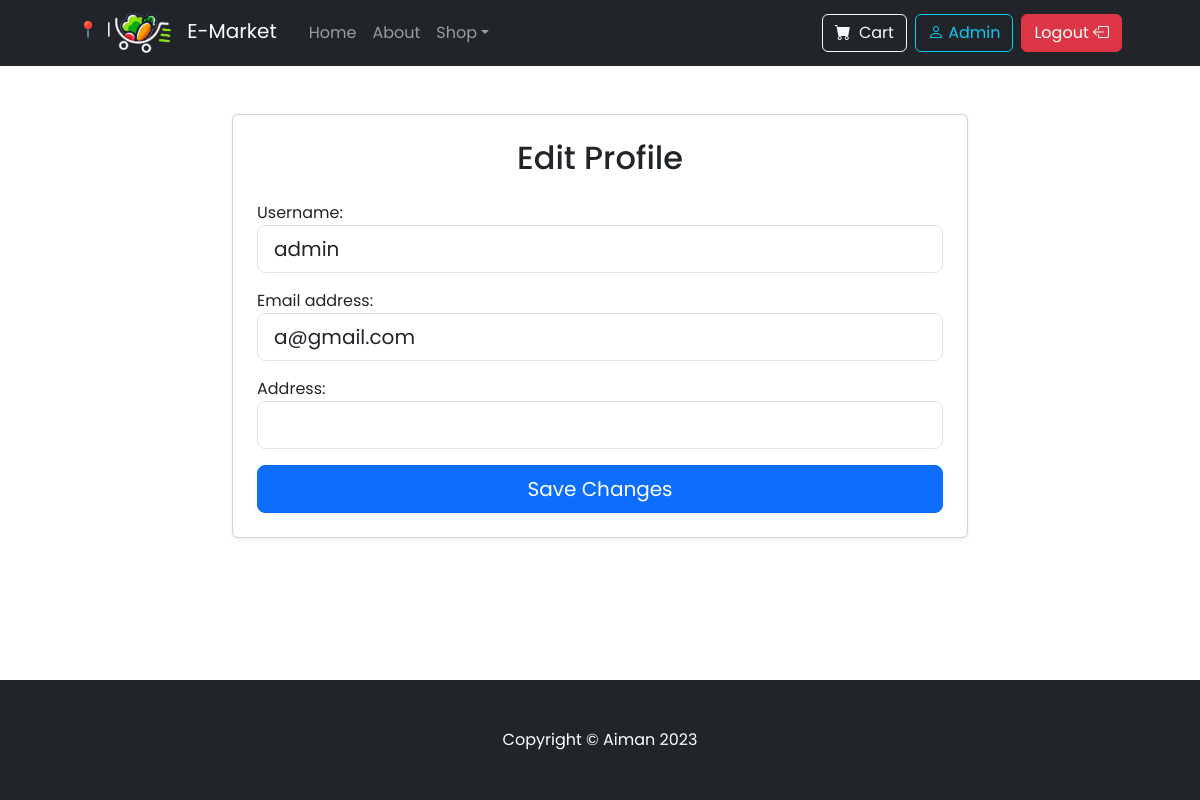
The app's page /profile/edit_profile/ (signed in) with its own data.
### authentication/models.py (models this page shows)
class CustomUser(AbstractUser):
    ROLE_CHOICES = (
        ('buyer', 'Buyer'),
        ('seller', 'Seller'),
        ('delivery service', 'Delivery service'),
    )
    role = models.CharField(max_length=20, choices=ROLE_CHOICES, default='buyer')
    location = models.ForeignKey(Location, on_delete=models.SET_NULL, null=True, blank=True)
    covered_locations = models.ManyToManyField(Location, related_name='sellers', blank=True)
    address = models.CharField(max_length=255, null=True, blank=True)

### user_profile/views.py (the view)
# urls.py: path('edit_profile/', views.edit_profile, name='edit_profile'),
@login_required(login_url="login")
def edit_profile(request):
    if request.method == 'POST':
        form = EditProfileForm(request.POST, instance=request.user)
        if form.is_valid():
            form.save()
            messages.success(request, 'Your profile has been updated successfully.')
            return redirect('user_profile:user_profile')
    else:
        form = EditProfileForm(instance=request.user)
    return render(request, 'user_profile/edit_profile.html', {'form': form})

### user_profile/forms.py
class EditProfileForm(forms.ModelForm):
    class Meta:
        model = CustomUser
        fields = ['username', 'email', 'location', 'covered_locations', 'role', 'address']
    def __init__(self, *args, **kwargs):
        super(EditProfileForm, self).__init__(*args, **kwargs)
        self.fields['username'].widget.attrs.update({'class': 'form-control form-control-lg'})
        self.fields['email'].widget.attrs.update({'class': 'form-control form-control-lg'})
        self.fields['location'].widget.attrs.update({'class': 'form-control form-control-lg'})
        self.fields['covered_locations'].widget.attrs.update({'class': 'form-control form-control-lg'})
        self.fields['covered_locations'].widget.attrs['multiple'] = 'multiple'
        self.fields['role'].widget.attrs.update({'class': 'form-control form-control-lg'})
        self.fields['address'].widget.attrs.update({'class': 'form-control form-control-lg'})
        self.fields['location'].label = "Select a Location (for Optimized Results)"

### user_profile/templates/user_profile/edit_profile.html (shortened to what this page needs)
{% extends "items/base.html" %}
{% block content %}
  <div class="container mt-5">
    <div class="row justify-content-center">
      <div class="col-md-8">
        <div class="card shadow-sm border-1">
          <div class="card-body p-4">
            <h2 class="text-center mb-4">Edit Profile</h2>
            <form method="post" enctype="multipart/form-data">
              <div class="mb-3">
                {{ form.username.label_tag }}
                {{ form.username }}
              </div>
              <div class="mb-3">
                {{ form.email.label_tag }}
                {{ form.email }}
              </div>
              <div class="mb-3">
                {{ form.address.label_tag }}
                {{ form.address }}
              </div>
              <div class="d-grid">
                <button type="submit" class="btn btn-primary btn-lg">Save Changes</button>
              </div>
            </form>
          </div>
        </div>
      </div>
    </div>
  </div>
{% endblock %}

### items/templates/items/base.html (shortened to what this page needs)
{% load static %}
<!DOCTYPE html>
<html lang="en">
<head>
    {% block stylesheets %}
    <link href="https://cdn.jsdelivr.net/npm/bootstrap-icons@1.5.0/font/bootstrap-icons.css" rel="stylesheet" />
    <link href="https://cdn.jsdelivr.net/npm/bootstrap@5.3.2/dist/css/bootstrap.min.css" rel="stylesheet">
    <link rel="stylesheet" type="text/css" href="{% static 'admin/style.css' %}">
    <link rel="stylesheet" href="https://use.fontawesome.com/releases/v5.1.1/css/all.css">
    <link href="{% static 'fontawesomefree/css/fontawesome.css' %}" rel="stylesheet" type="text/css">
    <link href="{% static 'fontawesomefree/css/brands.css' %}" rel="stylesheet" type="text/css">
    <link href="{% static 'fontawesomefree/css/solid.css' %}" rel="stylesheet" type="text/css">
    {% endblock stylesheets %}
</head>
<body class="d-flex flex-column min-vh-100">
    {% block navigation %}
    <nav class="navbar navbar-expand-lg navbar-dark bg-dark">
        <div class="container px-4 px-lg-5">
            {% if user.is_authenticated %}
            <div class="d-none d-lg-block me-auto">
                <span id="user-location-desktop" class="location-text-desktop">📍&nbsp;{{ user.location|default:"" }}&nbsp;|&nbsp;</span>
            </div>
            {% endif %}
            <a class="navbar-brand mx-auto" href="{% url "items:index" %}">
                <img src="{% static 'admin/logowhite1.png' %}" alt="E-Market Logo" style="height: 40px; margin-right: 10px;"> E-Market
            </a>
            <div class="collapse navbar-collapse justify-content-end" id="navbarSupportedContent">
                <ul class="navbar-nav me-auto mb-2 mb-lg-0 ms-lg-4">
                    <li class="nav-item"><a class="nav-link" aria-current="page" href="{% url "items:index" %}">Home</a></li>
                    <li class="nav-item"><a class="nav-link" href="{% url 'items:about' %}">About</a></li>
                    <li class="nav-item dropdown">
                        <a class="nav-link dropdown-toggle" id="navbarDropdown" href="#" role="button" data-bs-toggle="dropdown" aria-expanded="false">Shop</a>
                    </li>
                </ul>
                {% if user.is_authenticated %}
                <div class="d-none d-lg-flex ms-auto">
                    <a href="{% url "cart:cart" %}" class="btn btn-outline-light me-2">
                        <i class="bi-cart-fill me-1"></i>
                        Cart
                    </a>
                    <a class="btn btn-outline-info me-2" href="{% url "user_profile:user_profile" %}"><i class="bi bi-person"></i>  {{user.username|capfirst}}</a>
                    <a class="btn btn-danger" href="{% url "logout" %}">Logout   <i class="bi bi-box-arrow-left"></i>
                    </a>
                </div>
                {% endif %}
            </div>
        </div>
    </nav>
    {% endblock navigation %}
    {% block content %}{% endblock content %}
    {% block footer %}
    <footer class="py-5 bg-dark mt-auto">
        <div class="container"><p class="m-0 text-center text-white">Copyright &copy; Aiman 2023</p></div>
    </footer>
    {% endblock footer %}
</body>
</html>

### items/templates/items/base.html (style rules this page uses)
body { font-family: "Poppins", sans-serif; }
h1, h2, h3, h4, h5, h6 { font-family: "Poppins", sans-serif; }
.location-text-desktop { color: #fff; display: inline-block; white-space: nowrap; overflow: hidden; text-overflow: ellipsis; max-width: 200px; }

### records on screen
CustomUser: username "Admin", username "admin", email "a@gmail.com"
